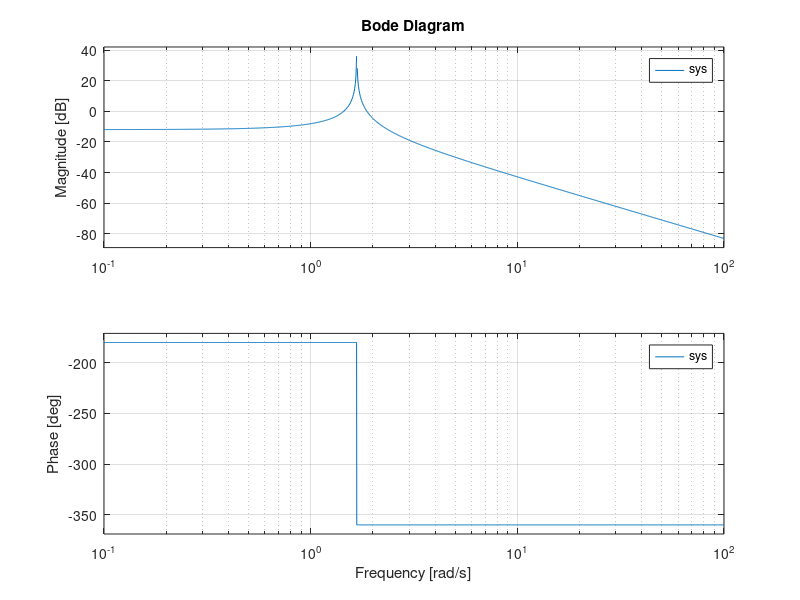
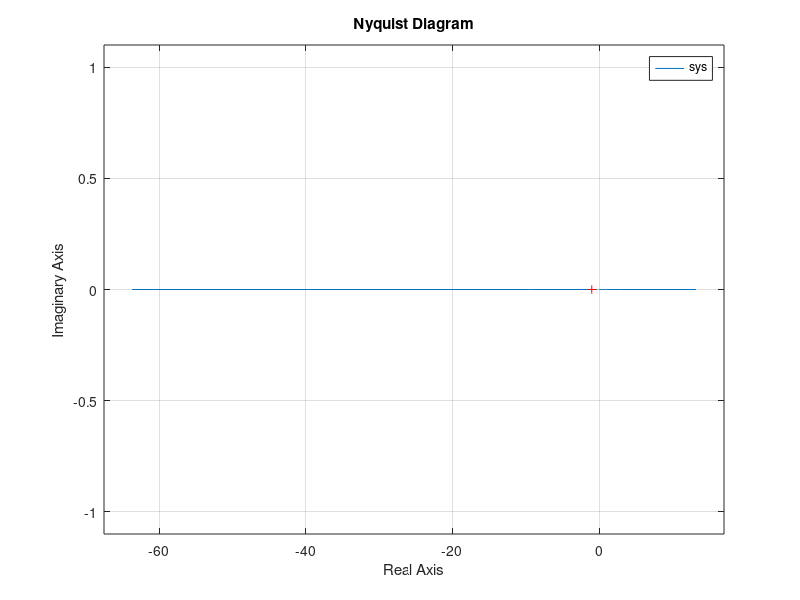

Recreate these plots in MATLAB, in order.
I0 = 2;  
Z0 = 22 * 10^-3; 
L1 = 6.73;
alpha = 2.06;

ki = (I0 * L1 * alpha) / (1 + alpha * Z0) ^2;
kz = -(I0 ^2 * L1 * alpha ^2) / (1 + alpha * Z0) ^3;
m = 35.8 % masse de la bille (par rapport à P = mg);


B = [ ki ]
A = [(-m) 0 kz]

sys = tf(B,A);


figure; hold on
bode(sys)
figure;
nyquist(sys)
